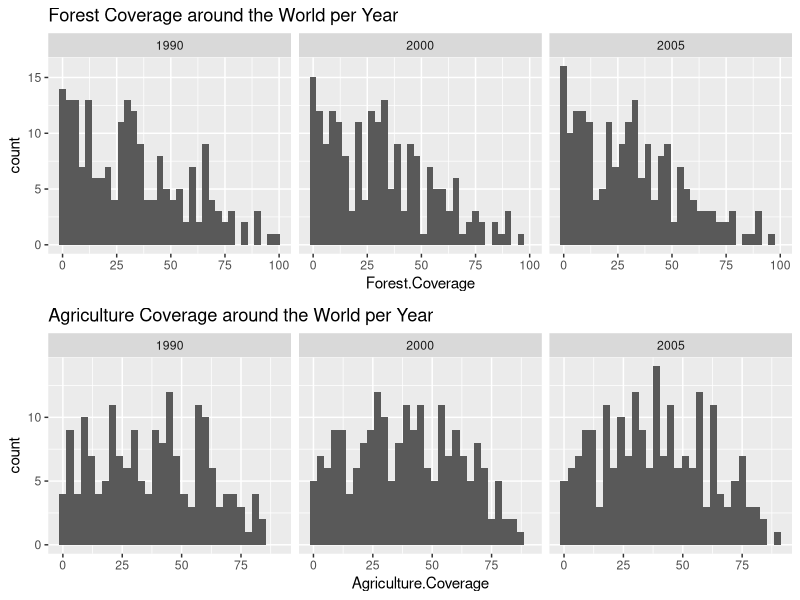
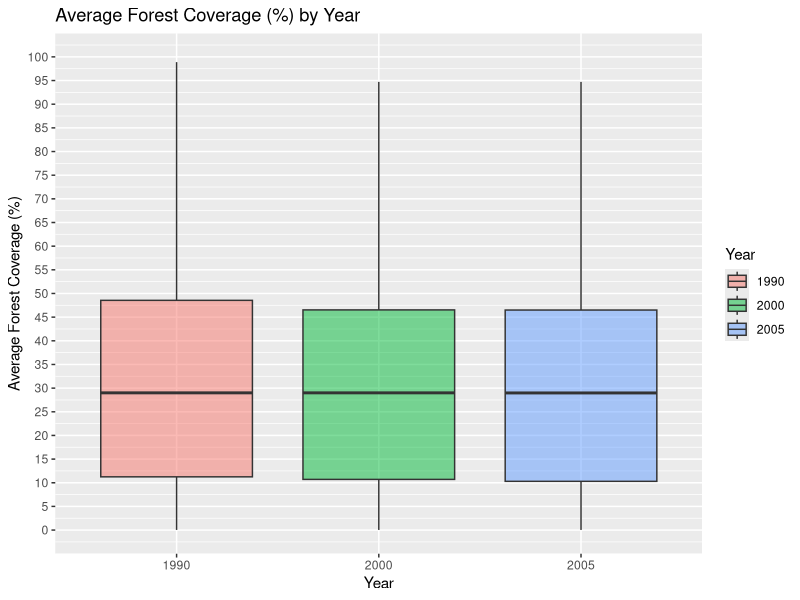
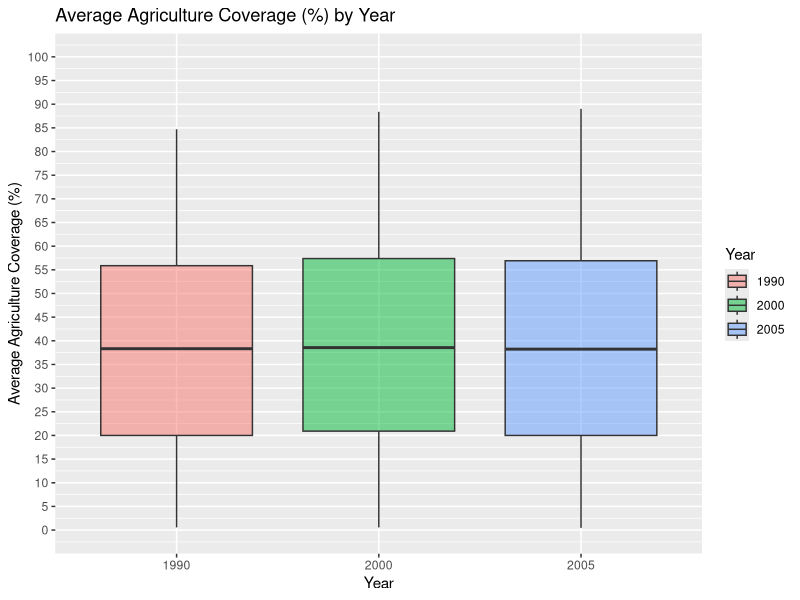
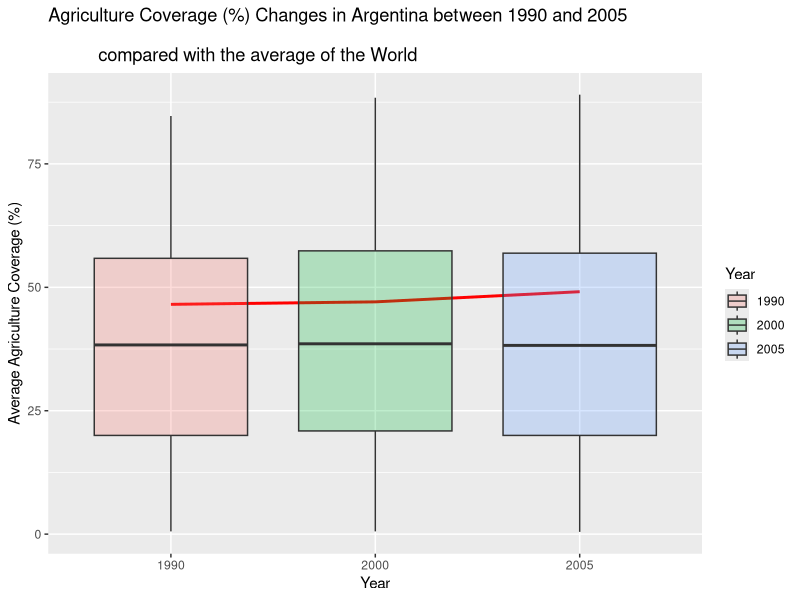
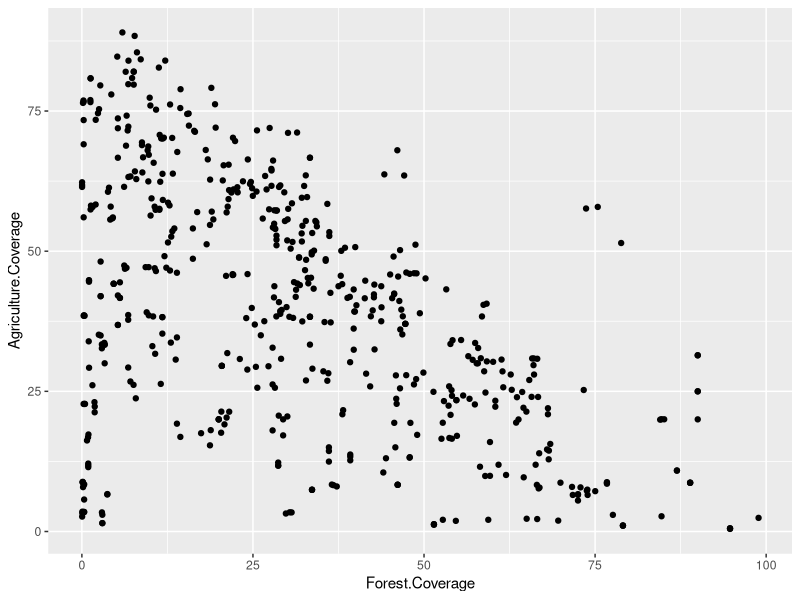
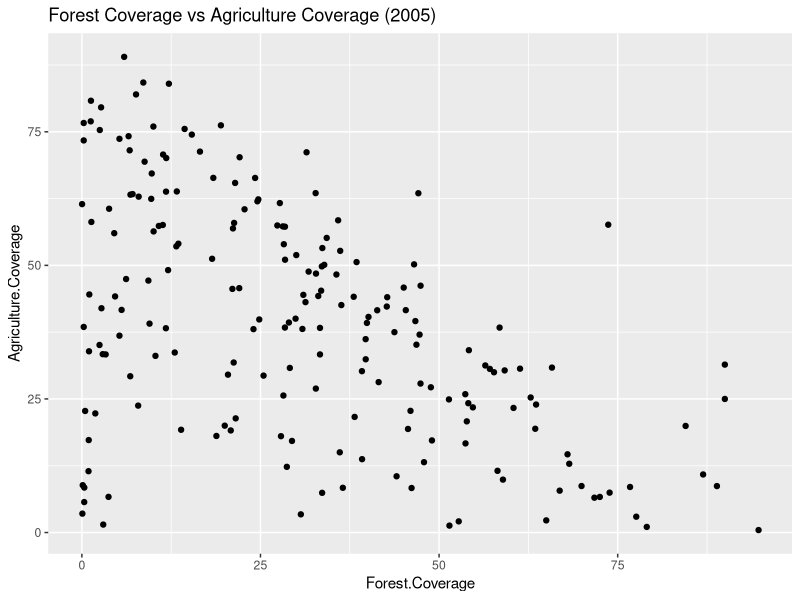
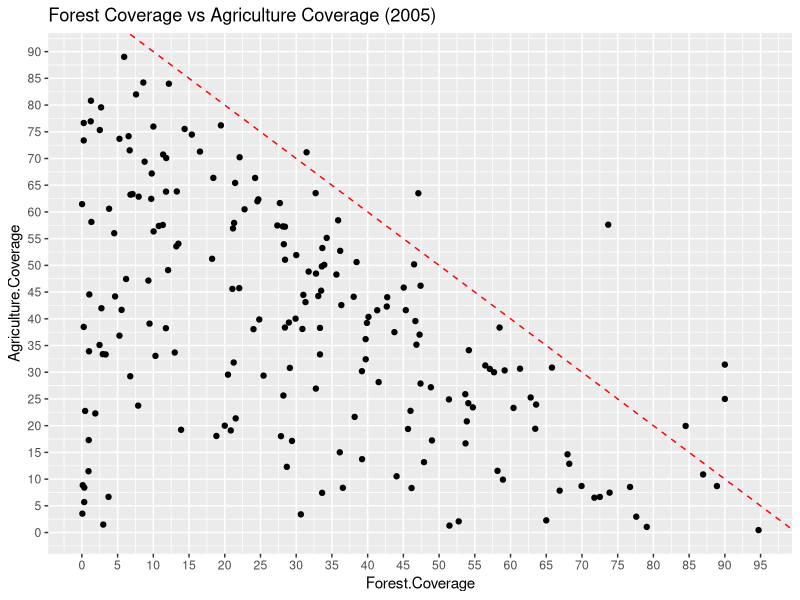
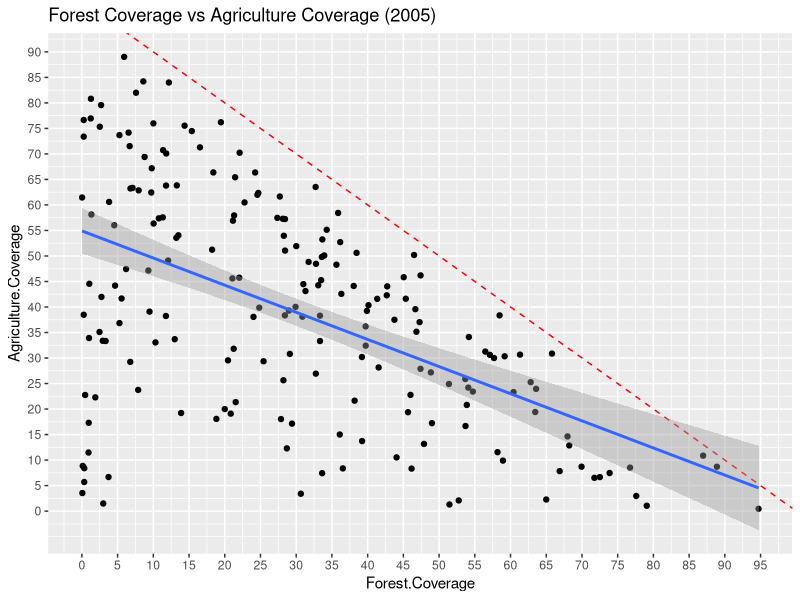

Write R code to recreate these figures, in order.
## ---- chunk 1
library(reshape2) # melt function
library(ggplot2)
library(gridExtra)
library(dplyr) # arrange
setwd("~/Repos//data-analysis-with-r")
## ---- chunk 2
a.coverage <- read.csv("./data//agriculture land.csv",
                   col.names = c("Country","1990","2000","2005"))
f.coverage <- read.csv("./data//indicator_forest coverage.csv",
                   col.names = c("Country","1990","2000","2005"))

a.coverage <- melt(a.coverage, id.vars = c("Country"))
names(a.coverage) <- c("Country","Year","Agriculture.Coverage")
f.coverage <- melt(f.coverage, id.vars = c("Country"))
names(f.coverage) <- c("Country","Year","Forest.Coverage")

data <- merge(a.coverage,f.coverage, by=c("Country","Year"))

data$Year <- gsub("X","",data$Year)
data$Year <- as.factor(data$Year)
data$Agriculture.Coverage <- gsub(",",".",data$Agriculture.Coverage)
data$Agriculture.Coverage <- as.numeric(data$Agriculture.Coverage,na.action)
data$Forest.Coverage <- gsub(",",".",data$Forest.Coverage)
data$Forest.Coverage <- as.numeric(data$Forest.Coverage,na.action)

rm(a.coverage,f.coverage)

head(data)
## ---- chunk 3
p1 <- ggplot(data, aes(x=Forest.Coverage)) + geom_histogram(binwidth = 3) + 
  facet_wrap(~ Year) +
  ggtitle("Forest Coverage around the World per Year")

p2 <- ggplot(data, aes(x=Agriculture.Coverage)) + geom_histogram(binwidth = 3) + 
  facet_wrap(~ Year) +
  ggtitle("Agriculture Coverage around the World per Year")

grid.arrange(p1,p2,ncol = 1)
## ---- chunk 4
ggplot(data, aes(x = Year, y = Forest.Coverage, fill = Year)) + 
  geom_boxplot(alpha = 0.5) + 
  scale_y_continuous(breaks = seq(0,100,5)) +
  coord_cartesian(ylim = c(00,100)) + 
  ylab("Average Forest Coverage (%)") + 
  ggtitle("Average Forest Coverage (%) by Year")


ggplot(data, aes(x = Year, y = Agriculture.Coverage, fill = Year)) + 
  geom_boxplot(alpha = 0.5) + 
  scale_y_continuous(breaks = seq(0,100,5)) +
  coord_cartesian(ylim = c(00,100)) + 
  ylab("Average Agriculture Coverage (%)") + 
  ggtitle("Average Agriculture Coverage (%) by Year")

## ---- chunk 5
argentina <- subset(data, Country == "Argentina")
argentina
## ---- chunk 6
ggplot(argentina) + 
  geom_line(aes(x=Year,y=Agriculture.Coverage, group = Country), stat= "identity",
            size = 1, color = "red") +
  geom_boxplot(data = data , aes(x=Year,y=Agriculture.Coverage, fill = Year), alpha = 0.25) + 
  ggtitle("Agriculture Coverage (%) Changes in Argentina between 1990 and 2005\n 
          compared with the average of the World") + 
  ylab("Average Agriculture Coverage (%)") 
## ---- chunk 7
ggplot(data, aes(x=Forest.Coverage, y=Agriculture.Coverage)) + geom_point()
## ---- chunk 8
ggplot(subset(data, Year == 2005),
       aes(x=Forest.Coverage, y=Agriculture.Coverage)) + 
  geom_point() +
  ggtitle("Forest Coverage vs Agriculture Coverage (2005)")
## ---- chunk 9
ggplot(subset(data, Year == 2005),
       aes(x=Forest.Coverage, y=Agriculture.Coverage)) + 
  geom_point() +
  ggtitle("Forest Coverage vs Agriculture Coverage (2005)") + 
  geom_abline(intercept = 100, slope = -1, linetype = 2, color = "red") +
  scale_y_continuous(breaks = seq(0,100,5)) +
  scale_x_continuous(breaks = seq(0,100,5)) 

subset(data, Forest.Coverage + Agriculture.Coverage > 100)
## ---- chunk 10
with(subset(data, Year == 2005  & Forest.Coverage + Agriculture.Coverage < 100),
     cor.test(Forest.Coverage,Agriculture.Coverage))

ggplot(subset(data, Year == 2005 & Forest.Coverage + Agriculture.Coverage < 100),
       aes(x=Forest.Coverage, y=Agriculture.Coverage)) + 
  geom_point() +
  ggtitle("Forest Coverage vs Agriculture Coverage (2005)") + 
  geom_abline(intercept = 100, slope = -1, linetype = 2, color = "red") +
  scale_y_continuous(breaks = seq(0,100,5)) +
  scale_x_continuous(breaks = seq(0,100,5)) +
  geom_smooth(method = "lm")
## ---- chunk 11
south.america <- c("Argentina", "Chile", "Uruguay", "Paraguay", "Brazil",
                   "Peru", "Ecuador", "Bolivia", "Venezuela", "Colombia",
                   "Suriname", "French Guiana", "Guyana")

with(subset(data, Year == 2005 & Country %in% south.america),
     cor.test(Forest.Coverage,Agriculture.Coverage))

ggplot(subset(data, Year == 2005 & Country %in% south.america),
       aes(x=Forest.Coverage, y=Agriculture.Coverage)) + 
  geom_point(aes(color = Country), size = 5, alpha = 1/2) +
  ggtitle("Forest Coverage vs Agriculture Coverage (2005)") +
  geom_abline(intercept = 100, slope = -1, linetype = 2, color = "red") +
  scale_y_continuous(breaks = seq(0,100,5)) +
  scale_x_continuous(breaks = seq(0,100,5)) +
  geom_smooth(method = "lm")
  
## ---- chunk 12
Country <- as.character(unique(data$Country))
Forest.Changes <- subset(data, Year == 2005)$Forest.Coverage - subset(data, Year == 1990)$Forest.Coverage
Agriculture.Changes <- subset(data, Year == 2005)$Agriculture.Coverage - subset(data, Year == 1990)$Agriculture.Coverage

countries.Changes <- data.frame(Country, Forest.Changes, Agriculture.Changes)
countries.Changes$Country <- factor(countries.Changes$Country,
                                      levels = countries.Changes$Country) 

summary(countries.Changes)
## ---- chunk 13
subset(countries.Changes, 
       Agriculture.Changes < quantile(Agriculture.Changes, probs = 0.05, na.rm = TRUE))
## ---- chunk 14
subset(countries.Changes, 
       Agriculture.Changes > quantile(Agriculture.Changes, probs = 0.95, na.rm = TRUE))
## ---- chunk 15
ggplot(subset(countries.Changes, 
       Agriculture.Changes > quantile(Agriculture.Changes, probs = 0.05, na.rm = TRUE)),
       aes(x=Forest.Changes, y=Agriculture.Changes)) +
  geom_point() + 
  geom_smooth(method = "lm") +
  ggtitle("Forest Coverage Changes vs Agriculture Coverage Changes \n between 1990 and 2005")

ggplot(subset(countries.Changes, 
       Agriculture.Changes > quantile(Agriculture.Changes, probs = 0.05, na.rm = TRUE) &
         Country %in% south.america),
       aes(x=Forest.Changes, y=Agriculture.Changes)) +
  geom_point(aes(color = Country), alpha = 1/2, size = 5) + 
  geom_smooth(method = "lm") +
  ggtitle("Forest Coverage Changes vs Agriculture Coverage Changes \n between 1990 and 2005 \n in South America")
